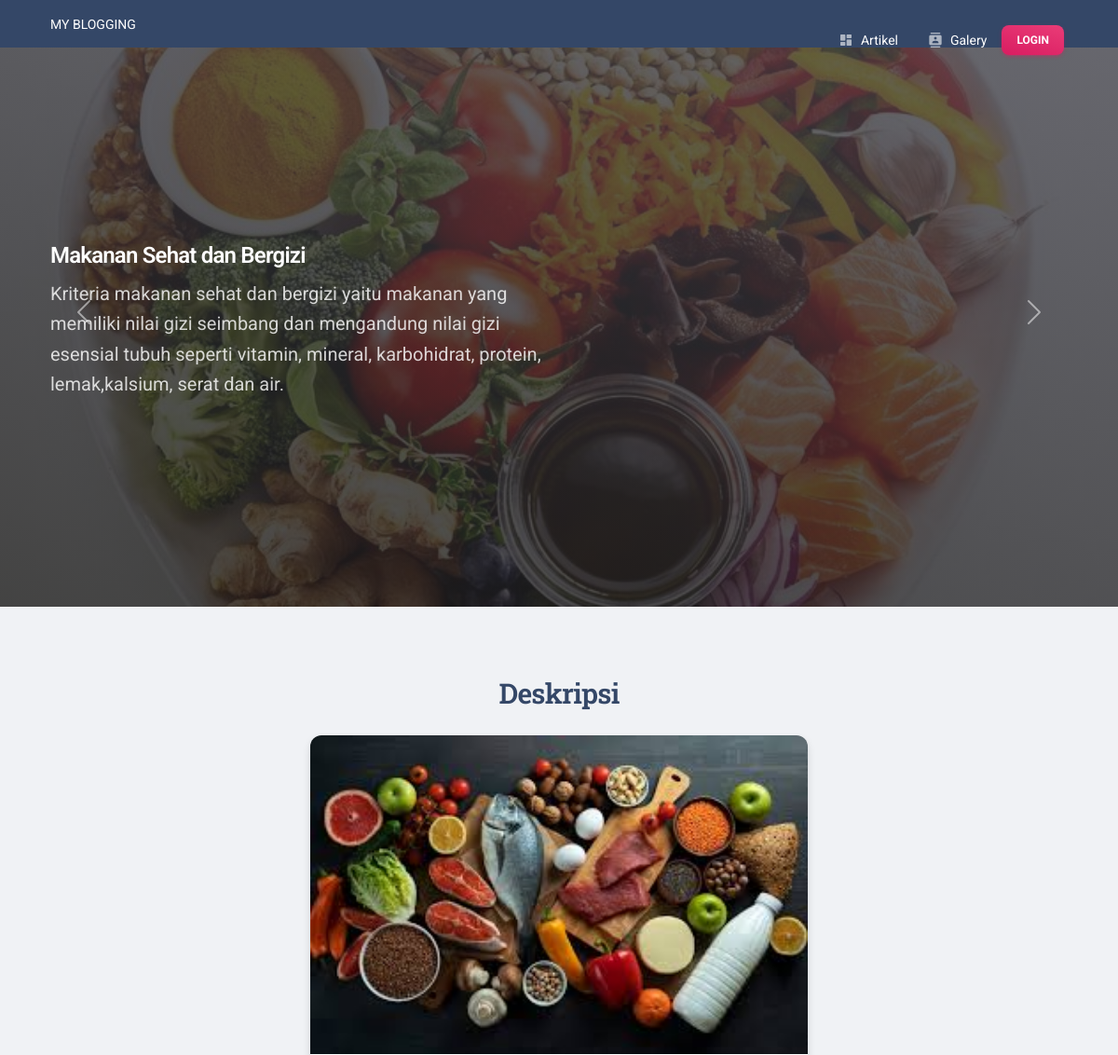
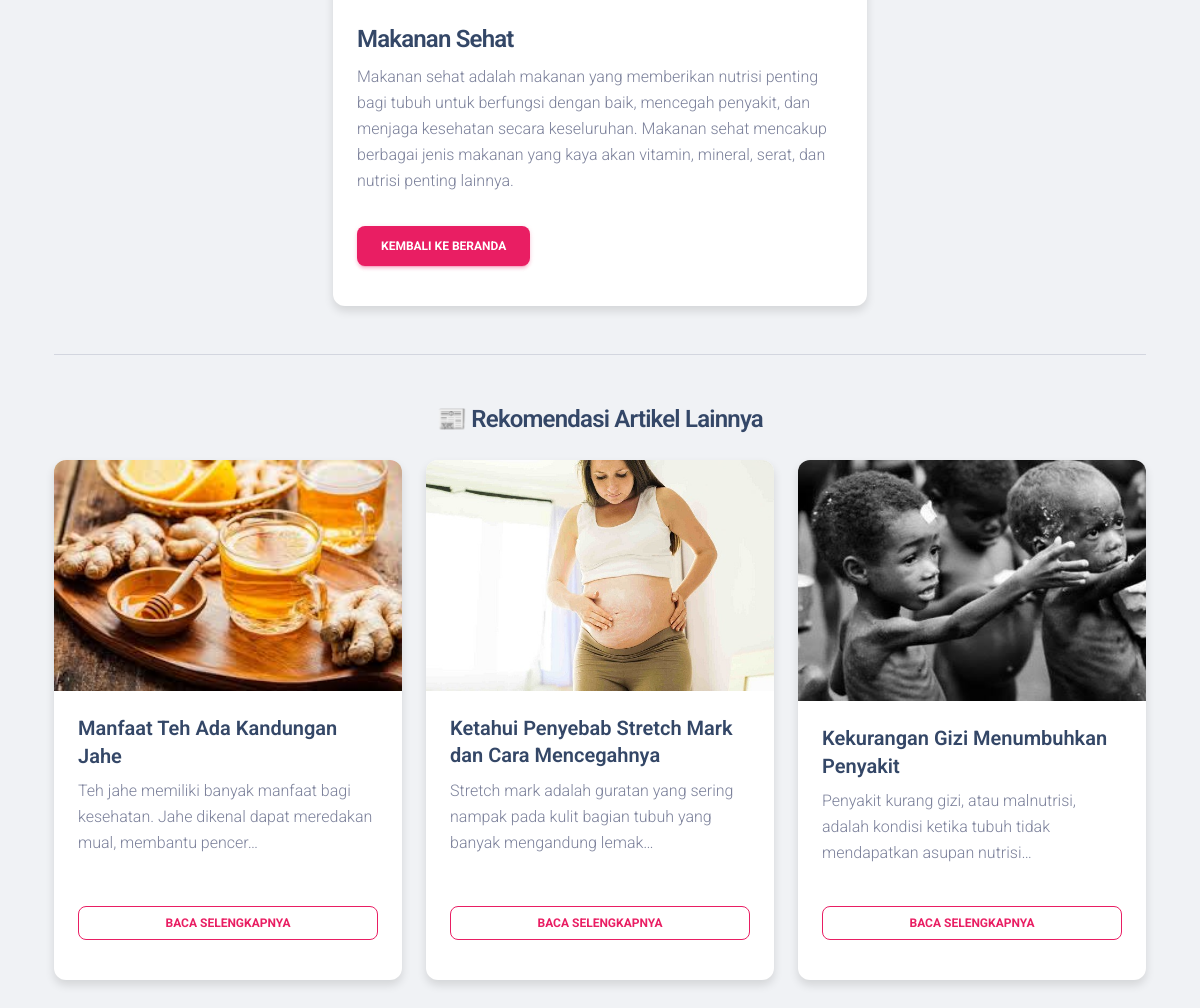
The app's page /dashboard/artikel/1/ with its own data (2 pictures, top to bottom).
### artikel/models.py (models this page shows, shortened)
class Artikel(models.Model):
    judul = models.CharField(max_length=200)
    isi = models.TextField()
    kategori = models.ForeignKey(Kategori, on_delete=models.CASCADE)
    tanggal = models.DateTimeField(auto_now_add=True)
    gambar = models.ImageField(upload_to='artikel_images/', blank=True, null=True)

### artikel/views.py (the view)
# urls.py: path('artikel/<int:id>/', views.detail_artikel, name='detail_artikel'),
def detail_artikel(request, id):
    artikel = get_object_or_404(Artikel, id=id)
    rekomendasi = Artikel.objects.exclude(id=artikel.id).order_by('-tanggal')[:3]
    return render(request, 'detail_artikel.html', {'artikel': artikel, 'rekomendasi': rekomendasi})

### templates/detail_artikel.html (shortened to what this page needs)
{% extends "landingpage/base.html" %}
{% block content %}
<div class="container mt-5 pt-4">
    <h3 class="text-center mb-4">Deskripsi</h3>
    <div class="row justify-content-center">
        <div class="col-md-6">
            <div class="card shadow-sm">
                <img src="{{ artikel.gambar.url }}" class="card-img-top" alt="{{ artikel.judul }}">
                <div class="card-body">
                    <h4 class="card-title">{{ artikel.judul }}</h4>
                    <p class="card-text">{{ artikel.isi|safe }}</p>
                    <a href="/" class="btn btn-primary mt-3">Kembali ke Beranda</a>
                </div>
            </div>
        </div>
    </div>
    {% if rekomendasi %}
    <hr class="my-5">
    <h4 class="text-center mb-4">📰 Rekomendasi Artikel Lainnya</h4>
    <div class="row">
        {% for item in rekomendasi %}
        <div class="col-md-4">
            <div class="card mb-4 shadow-sm h-100">
                {% if item.gambar %}
                    <img src="{{ item.gambar.url }}" class="card-img-top" alt="{{ item.judul }}">
                {% endif %}
                <div class="card-body d-flex flex-column">
                    <h5 class="card-title">{{ item.judul }}</h5>
                    <p class="card-text mb-3">{{ item.isi|truncatechars:100 }}</p>
                    <a href="{% url 'detail_artikel' item.id %}" class="btn btn-sm btn-outline-primary mt-auto">Baca Selengkapnya</a>
                </div>
            </div>
        </div>
        {% endfor %}
    </div>
    {% endif %}
</div>
{% endblock %}

### templates/landingpage/base.html (shortened to what this page needs)
{% load static %}
<!DOCTYPE html>
<html lang="en" itemscope itemtype="http://schema.org/WebPage">
<head>
    <link rel="stylesheet" href="https://stackpath.bootstrapcdn.com/bootstrap/4.3.1/css/bootstrap.min.css">
</head>
<body>
{% include 'landingpage/navbar.html' %}
  <header>
    <div id="carouselExampleControls" class="carousel slide" data-bs-ride="carousel">
      <div class="carousel-inner">
        <div class="carousel-item active">
          <div class="page-header min-vh-75" style="background-image: url('{% static "picture/halaman.jpg" %}')" loading="lazy">
            <span class="mask bg-gradient-dark"></span>
            <div class="container">
              <div class="row">
                <div class="col-lg-6 my-auto">
                  <h4 class="text-white mb-0 fadeIn1 fadeInBottom">Makanan Sehat dan Bergizi</h4>
                  <p class="lead text-white opacity-8 fadeIn3 fadeInBottom">Kriteria makanan sehat dan bergizi yaitu makanan yang memiliki nilai gizi seimbang dan mengandung nilai gizi esensial tubuh seperti vitamin, mineral, karbohidrat, protein, lemak,kalsium, serat dan air.</p>
                </div>
              </div>
            </div>
          </div>
        </div>
      </div>
      <div class="min-vh-75 position-absolute w-100 top-0">
        <a class="carousel-control-prev" href="#carouselExampleControls" role="button" data-bs-slide="prev">
          <span class="carousel-control-prev-icon position-absolute bottom-50" aria-hidden="true"></span>
        </a>
        <a class="carousel-control-next" href="#carouselExampleControls" role="button" data-bs-slide="next">
          <span class="carousel-control-next-icon position-absolute bottom-50" aria-hidden="true"></span>
        </a>
      </div>
    </div>
  </header>
{% block content %}
{% endblock content %}
</body>
</html>
</body>
</html>

### templates/landingpage/navbar.html (shortened to what this page needs)
{% load static %}
<nav class="navbar navbar-expand-lg navbar-dark bg-dark">
    <div class="container">
      <a class="navbar-brand  text-white  d-none d-md-block" href=" https://demos.creative-tim.com/material-kit-pro/index " rel="tooltip" title="Designed and Coded by Creative Tim" data-placement="bottom" target="_blank">
        MY BLOGGING
      </a>
    </div>
</nav>
<head>
  <link href="{% static 'landingpage/assets/css/nucleo-icons.css' %}" rel="stylesheet" />
  <link href="{% static 'landingpage/assets/css/nucleo-svg.css' %}" rel="stylesheet" />
  <link id="pagestyle" href="{% static 'landingpage/assets/css/material-kit-pro.css' %}?v=3.0.0" rel="stylesheet" />
</head>
<body class="blog-posts bg-gray-200">
<nav class="navbar navbar-expand-lg position-absolute top-0 z-index-3 w-100 shadow-none my-3  navbar-transparent ">
    <div class="container">
      <div class="collapse navbar-collapse w-100 pt-3 pb-2 py-lg-0" id="navigation">
        <ul class="navbar-nav navbar-nav-hover ms-auto">
          <li class="nav-item dropdown dropdown-hover mx-2">
            <a class="nav-link ps-2 d-flex cursor-pointer align-items-center" role="button" id="dropdownMenuPages10" data-bs-toggle="dropdown" aria-expanded="false">
              <i class="material-icons opacity-6 me-2 text-md">dashboard</i>
              Artikel
            </a>
          </li>
          <li class="nav-item dropdown dropdown-hover mx-2">
            <a class="nav-link ps-2 d-flex cursor-pointer align-items-center" role="button" id="dropdownMenuAccount" data-bs-toggle="dropdown" aria-expanded="false">
              <i class="material-icons opacity-6 me-2 text-md">contacts</i>
              Galery
            </a>
            </div>
        <ul class="navbar-nav d-lg-block d-none">
          <li class="nav-item">
            {% if user.is_authenticated  %}
                <a href="/dashboard" class="btn btn-sm bg-gradient-primary mb-0-me-1">dashboard</a>
              {% else %}
                 <a href="/auth-login" class="btn btn-sm bg-gradient-primary mb-0 me-1">login</a>
            {% endif %}
          </li>
        </ul>
      </div>
  </nav>

### records on screen
Artikel: gambar (picture), judul "Makanan Sehat", isi "Makanan sehat adalah makanan yang memberikan nutrisi penting bagi tubuh untuk berfungsi dengan baik, mencegah penyakit, dan menjaga kesehatan secara keseluruhan. Makanan sehat mencakup berbagai jenis makanan yang kaya akan vitamin, mineral, serat, dan nutrisi penting lainnya."
Artikel: gambar (picture), judul "Manfaat Teh Ada Kandungan Jahe", isi "Teh jahe memiliki banyak manfaat bagi kesehatan. Jahe dikenal dapat meredakan mual, membantu pencer…"
Artikel: gambar (picture), judul "Ketahui Penyebab Stretch Mark dan Cara Mencegahnya", isi "Stretch mark adalah guratan yang sering nampak pada kulit bagian tubuh yang banyak mengandung lemak…"
Artikel: gambar (picture), judul "Kekurangan Gizi Menumbuhkan Penyakit", isi "Penyakit kurang gizi, atau malnutrisi, adalah kondisi ketika tubuh tidak mendapatkan asupan nutrisi…"
